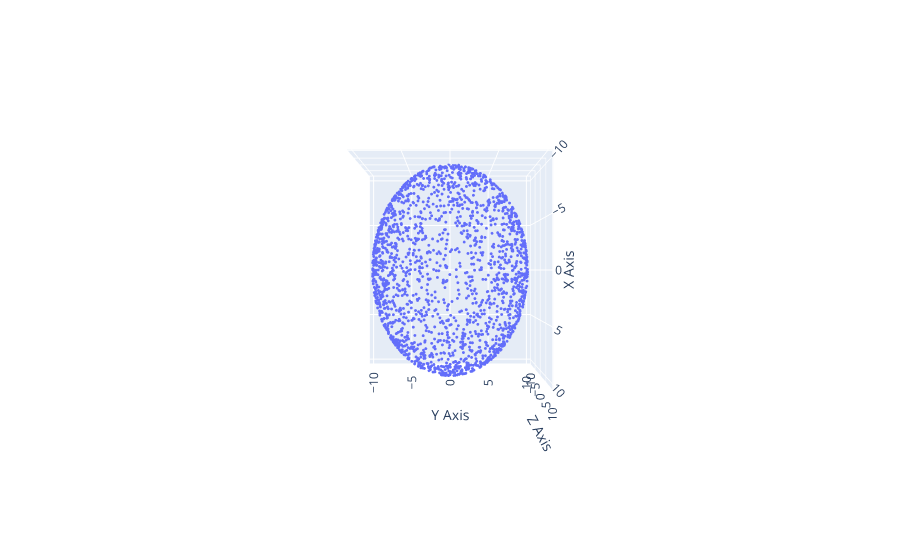

The notebook cell saved with this chart:
### Code cell
points, ellipsoid_angles = sample_points_ellipsoid(THETA_RANGE_ELLIPSOID, PHI_RANGE_ELLIPSOID,  N_SAMPLES, ELLIPSE_PARAMS)

plot_points(points,points)

### Figure 1 — Plotly figure (JSON) as saved in the notebook; plotly's stock layout.template omitted (floating-point values rounded to 4 significant figures; data arrays with more than 128 entries replaced by an {"elided": "..."} marker saying what was removed)
{"data": [{"hovertemplate": "x=%{x}<br>y=%{y}<br>z=%{z}<extra></extra>", "legendgroup": "", "marker": {"color": "#636efa", "size": 1, "symbol": "circle"}, "mode": "markers", "name": "", "scene": "scene", "showlegend": false, "type": "scatter3d", "x": {"elided": "2000 float values"}, "y": {"elided": "2000 float values"}, "z": {"elided": "2000 float values"}}], "layout": {"legend": {"tracegroupgap": 0}, "margin": {"t": 60}, "scene": {"camera": {"center": {"x": 0, "y": 0, "z": 0}, "eye": {"x": 0, "y": 0, "z": 3}, "up": {"x": -1, "y": 0, "z": 0}}, "domain": {"x": [0, 1], "y": [0, 1]}, "xaxis": {"range": [-10.49, 10.49], "showspikes": false, "title": {"text": "X Axis"}}, "yaxis": {"range": [-10.49, 10.49], "showspikes": false, "title": {"text": "Y Axis"}}, "zaxis": {"range": [-10.49, 10.49], "showspikes": false, "title": {"text": "Z Axis"}}}}}
